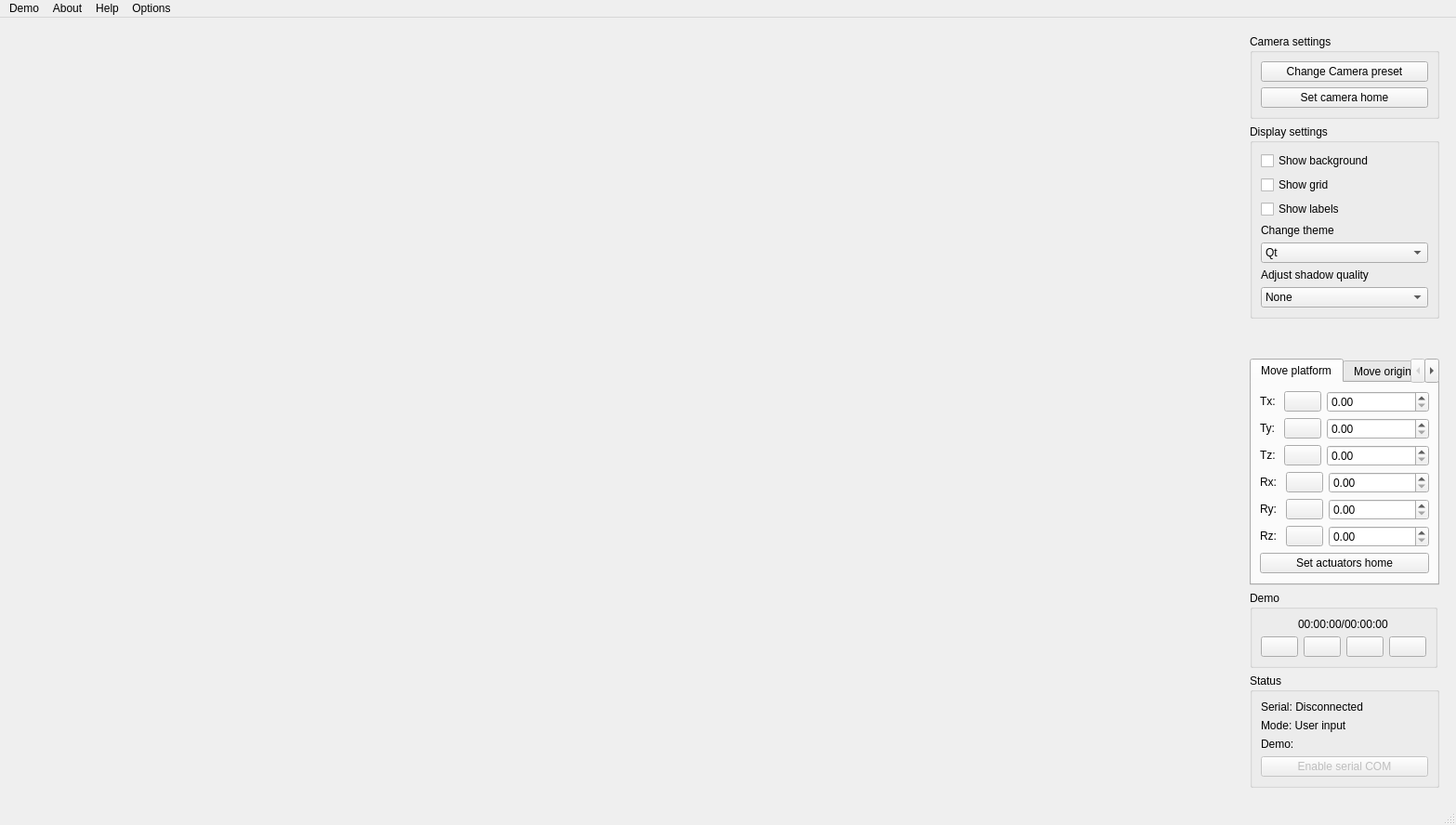
<?xml version="1.0" encoding="UTF-8"?>
<ui version="4.0">
 <class>MainWindow</class>
 <widget class="QMainWindow" name="MainWindow">
  <property name="geometry">
   <rect>
    <x>0</x>
    <y>0</y>
    <width>1567</width>
    <height>888</height>
   </rect>
  </property>
  <property name="sizePolicy">
   <sizepolicy hsizetype="Preferred" vsizetype="Fixed">
    <horstretch>0</horstretch>
    <verstretch>0</verstretch>
   </sizepolicy>
  </property>
  <property name="windowTitle">
   <string>MainWindow</string>
  </property>
  <property name="windowOpacity">
   <double>1.000000000000000</double>
  </property>
  <widget class="QWidget" name="centralwidget">
   <layout class="QHBoxLayout" name="horizontalLayout_5">
    <item>
     <widget class="QFrame" name="graphFrame">
      <property name="sizePolicy">
       <sizepolicy hsizetype="Expanding" vsizetype="Preferred">
        <horstretch>0</horstretch>
        <verstretch>0</verstretch>
       </sizepolicy>
      </property>
      <layout class="QVBoxLayout" name="graph_layout">
       <property name="spacing">
        <number>1</number>
       </property>
       <property name="sizeConstraint">
        <enum>QLayout::SetMaximumSize</enum>
       </property>
      </layout>
     </widget>
    </item>
    <item>
     <widget class="QFrame" name="interfaceFrame">
      <property name="sizePolicy">
       <sizepolicy hsizetype="Minimum" vsizetype="Expanding">
        <horstretch>0</horstretch>
        <verstretch>0</verstretch>
       </sizepolicy>
      </property>
      <layout class="QVBoxLayout" name="interface_layout">
       <property name="sizeConstraint">
        <enum>QLayout::SetMinimumSize</enum>
       </property>
       <item>
        <widget class="QGroupBox" name="verticalGroupBox">
         <property name="sizePolicy">
          <sizepolicy hsizetype="Preferred" vsizetype="Fixed">
           <horstretch>0</horstretch>
           <verstretch>0</verstretch>
          </sizepolicy>
         </property>
         <property name="title">
          <string>Camera settings</string>
         </property>
         <layout class="QVBoxLayout" name="verticalLayout_6">
          <item>
           <widget class="QPushButton" name="cameraPresetButton">
            <property name="sizePolicy">
             <sizepolicy hsizetype="Minimum" vsizetype="Fixed">
              <horstretch>0</horstretch>
              <verstretch>0</verstretch>
             </sizepolicy>
            </property>
            <property name="text">
             <string>Change Camera preset</string>
            </property>
           </widget>
          </item>
          <item>
           <widget class="QPushButton" name="cameraHomeButton">
            <property name="text">
             <string>Set camera home</string>
            </property>
           </widget>
          </item>
         </layout>
        </widget>
       </item>
       <item alignment="Qt::AlignTop">
        <widget class="QGroupBox" name="Displaysettings">
         <property name="acceptDrops">
          <bool>false</bool>
         </property>
         <property name="title">
          <string>Display settings</string>
         </property>
         <layout class="QVBoxLayout" name="verticalLayout_5">
          <item>
           <widget class="QCheckBox" name="backgroundCheckBox">
            <property name="enabled">
             <bool>true</bool>
            </property>
            <property name="text">
             <string>Show background</string>
            </property>
           </widget>
          </item>
          <item>
           <widget class="QCheckBox" name="gridCheckBox">
            <property name="enabled">
             <bool>true</bool>
            </property>
            <property name="text">
             <string>Show grid</string>
            </property>
            <property name="checkable">
             <bool>true</bool>
            </property>
           </widget>
          </item>
          <item>
           <widget class="QCheckBox" name="labelCheckBox">
            <property name="enabled">
             <bool>true</bool>
            </property>
            <property name="text">
             <string>Show labels</string>
            </property>
           </widget>
          </item>
          <item>
           <widget class="QLabel" name="changeThemeLabel">
            <property name="sizePolicy">
             <sizepolicy hsizetype="Minimum" vsizetype="Fixed">
              <horstretch>0</horstretch>
              <verstretch>0</verstretch>
             </sizepolicy>
            </property>
            <property name="text">
             <string>Change theme</string>
            </property>
           </widget>
          </item>
          <item>
           <widget class="QComboBox" name="themeListComboBox">
            <property name="sizePolicy">
             <sizepolicy hsizetype="Minimum" vsizetype="Fixed">
              <horstretch>0</horstretch>
              <verstretch>0</verstretch>
             </sizepolicy>
            </property>
            <property name="currentIndex">
             <number>0</number>
            </property>
            <item>
             <property name="text">
              <string>Qt</string>
             </property>
            </item>
            <item>
             <property name="text">
              <string>Army Blue</string>
             </property>
            </item>
            <item>
             <property name="text">
              <string>Ebony</string>
             </property>
            </item>
           </widget>
          </item>
          <item>
           <widget class="QLabel" name="shadowQualityLabel">
            <property name="sizePolicy">
             <sizepolicy hsizetype="Minimum" vsizetype="Fixed">
              <horstretch>0</horstretch>
              <verstretch>0</verstretch>
             </sizepolicy>
            </property>
            <property name="text">
             <string>Adjust shadow quality</string>
            </property>
           </widget>
          </item>
          <item>
           <widget class="QComboBox" name="shadowQualityComboBox">
            <property name="currentIndex">
             <number>0</number>
            </property>
            <item>
             <property name="text">
              <string>None</string>
             </property>
            </item>
            <item>
             <property name="text">
              <string>low</string>
             </property>
            </item>
            <item>
             <property name="text">
              <string>medium</string>
             </property>
            </item>
            <item>
             <property name="text">
              <string>high</string>
             </property>
            </item>
            <item>
             <property name="text">
              <string>low soft</string>
             </property>
            </item>
            <item>
             <property name="text">
              <string>medium soft</string>
             </property>
            </item>
            <item>
             <property name="text">
              <string>high soft</string>
             </property>
            </item>
           </widget>
          </item>
         </layout>
        </widget>
       </item>
       <item>
        <widget class="QTabWidget" name="verticalTabWidget">
         <property name="sizePolicy">
          <sizepolicy hsizetype="Preferred" vsizetype="Fixed">
           <horstretch>0</horstretch>
           <verstretch>0</verstretch>
          </sizepolicy>
         </property>
         <property name="currentIndex">
          <number>0</number>
         </property>
         <widget class="QWidget" name="verticalTabWidgetPage1">
          <attribute name="title">
           <string>Move platform</string>
          </attribute>
          <layout class="QVBoxLayout" name="verticalLayout_2">
           <item>
            <layout class="QHBoxLayout" name="horizontalLayout">
             <item>
              <widget class="QLabel" name="xLabel">
               <property name="sizePolicy">
                <sizepolicy hsizetype="Fixed" vsizetype="Fixed">
                 <horstretch>0</horstretch>
                 <verstretch>0</verstretch>
                </sizepolicy>
               </property>
               <property name="text">
                <string>Tx: </string>
               </property>
              </widget>
             </item>
             <item>
              <widget class="QPushButton" name="xResetButton">
               <property name="sizePolicy">
                <sizepolicy hsizetype="Fixed" vsizetype="Fixed">
                 <horstretch>0</horstretch>
                 <verstretch>0</verstretch>
                </sizepolicy>
               </property>
               <property name="text">
                <string/>
               </property>
               <property name="checkable">
                <bool>true</bool>
               </property>
              </widget>
             </item>
             <item>
              <widget class="QDoubleSpinBox" name="xSpinbox">
               <property name="sizePolicy">
                <sizepolicy hsizetype="Preferred" vsizetype="Fixed">
                 <horstretch>0</horstretch>
                 <verstretch>0</verstretch>
                </sizepolicy>
               </property>
              </widget>
             </item>
            </layout>
           </item>
           <item>
            <layout class="QHBoxLayout" name="yLayout">
             <property name="sizeConstraint">
              <enum>QLayout::SetFixedSize</enum>
             </property>
             <item>
              <widget class="QLabel" name="yLabel">
               <property name="sizePolicy">
                <sizepolicy hsizetype="Fixed" vsizetype="Fixed">
                 <horstretch>0</horstretch>
                 <verstretch>0</verstretch>
                </sizepolicy>
               </property>
               <property name="text">
                <string>Ty: </string>
               </property>
              </widget>
             </item>
             <item>
              <widget class="QPushButton" name="yResetButton">
               <property name="sizePolicy">
                <sizepolicy hsizetype="Fixed" vsizetype="Fixed">
                 <horstretch>0</horstretch>
                 <verstretch>0</verstretch>
                </sizepolicy>
               </property>
               <property name="text">
                <string/>
               </property>
               <property name="checkable">
                <bool>true</bool>
               </property>
              </widget>
             </item>
             <item>
              <widget class="QDoubleSpinBox" name="ySpinbox">
               <property name="sizePolicy">
                <sizepolicy hsizetype="Preferred" vsizetype="Fixed">
                 <horstretch>0</horstretch>
                 <verstretch>0</verstretch>
                </sizepolicy>
               </property>
              </widget>
             </item>
            </layout>
           </item>
           <item>
            <layout class="QHBoxLayout" name="zLayout">
             <item>
              <widget class="QLabel" name="zLabel">
               <property name="sizePolicy">
                <sizepolicy hsizetype="Fixed" vsizetype="Fixed">
                 <horstretch>0</horstretch>
                 <verstretch>0</verstretch>
                </sizepolicy>
               </property>
               <property name="text">
                <string>Tz: </string>
               </property>
              </widget>
             </item>
             <item>
              <widget class="QPushButton" name="zResetButton">
               <property name="sizePolicy">
                <sizepolicy hsizetype="Fixed" vsizetype="Fixed">
                 <horstretch>0</horstretch>
                 <verstretch>0</verstretch>
                </sizepolicy>
               </property>
               <property name="text">
                <string/>
               </property>
               <property name="checkable">
                <bool>true</bool>
               </property>
              </widget>
             </item>
             <item>
              <widget class="QDoubleSpinBox" name="zSpinbox">
               <property name="sizePolicy">
                <sizepolicy hsizetype="Preferred" vsizetype="Fixed">
                 <horstretch>0</horstretch>
                 <verstretch>0</verstretch>
                </sizepolicy>
               </property>
              </widget>
             </item>
            </layout>
           </item>
           <item>
            <layout class="QHBoxLayout" name="rxLayout">
             <item>
              <widget class="QLabel" name="rxLabel">
               <property name="sizePolicy">
                <sizepolicy hsizetype="Fixed" vsizetype="Fixed">
                 <horstretch>0</horstretch>
                 <verstretch>0</verstretch>
                </sizepolicy>
               </property>
               <property name="text">
                <string>Rx: </string>
               </property>
              </widget>
             </item>
             <item>
              <widget class="QPushButton" name="rxResetButton">
               <property name="sizePolicy">
                <sizepolicy hsizetype="Fixed" vsizetype="Fixed">
                 <horstretch>0</horstretch>
                 <verstretch>0</verstretch>
                </sizepolicy>
               </property>
               <property name="text">
                <string/>
               </property>
               <property name="checkable">
                <bool>true</bool>
               </property>
              </widget>
             </item>
             <item>
              <widget class="QDoubleSpinBox" name="rxSpinbox">
               <property name="sizePolicy">
                <sizepolicy hsizetype="Preferred" vsizetype="Fixed">
                 <horstretch>0</horstretch>
                 <verstretch>0</verstretch>
                </sizepolicy>
               </property>
              </widget>
             </item>
            </layout>
           </item>
           <item>
            <layout class="QHBoxLayout" name="ryLayout">
             <item>
              <widget class="QLabel" name="ryLabel">
               <property name="sizePolicy">
                <sizepolicy hsizetype="Fixed" vsizetype="Fixed">
                 <horstretch>0</horstretch>
                 <verstretch>0</verstretch>
                </sizepolicy>
               </property>
               <property name="text">
                <string>Ry: </string>
               </property>
              </widget>
             </item>
             <item>
              <widget class="QPushButton" name="ryResetButton">
               <property name="sizePolicy">
                <sizepolicy hsizetype="Fixed" vsizetype="Fixed">
                 <horstretch>0</horstretch>
                 <verstretch>0</verstretch>
                </sizepolicy>
               </property>
               <property name="text">
                <string/>
               </property>
               <property name="checkable">
                <bool>true</bool>
               </property>
              </widget>
             </item>
             <item>
              <widget class="QDoubleSpinBox" name="rySpinbox">
               <property name="sizePolicy">
                <sizepolicy hsizetype="Preferred" vsizetype="Fixed">
                 <horstretch>0</horstretch>
                 <verstretch>0</verstretch>
                </sizepolicy>
               </property>
              </widget>
             </item>
            </layout>
           </item>
           <item>
            <layout class="QHBoxLayout" name="rzLayout">
             <item>
              <widget class="QLabel" name="rzLabel">
               <property name="sizePolicy">
                <sizepolicy hsizetype="Fixed" vsizetype="Fixed">
                 <horstretch>0</horstretch>
                 <verstretch>0</verstretch>
                </sizepolicy>
               </property>
               <property name="text">
                <string>Rz: </string>
               </property>
              </widget>
             </item>
             <item>
              <widget class="QPushButton" name="rzResetButton">
               <property name="sizePolicy">
                <sizepolicy hsizetype="Fixed" vsizetype="Fixed">
                 <horstretch>0</horstretch>
                 <verstretch>0</verstretch>
                </sizepolicy>
               </property>
               <property name="text">
                <string/>
               </property>
               <property name="checkable">
                <bool>true</bool>
               </property>
              </widget>
             </item>
             <item>
              <widget class="QDoubleSpinBox" name="rzSpinbox">
               <property name="sizePolicy">
                <sizepolicy hsizetype="Preferred" vsizetype="Fixed">
                 <horstretch>0</horstretch>
                 <verstretch>0</verstretch>
                </sizepolicy>
               </property>
              </widget>
             </item>
            </layout>
           </item>
           <item>
            <widget class="QPushButton" name="actuatorsHomeButton">
             <property name="sizePolicy">
              <sizepolicy hsizetype="Minimum" vsizetype="Fixed">
               <horstretch>0</horstretch>
               <verstretch>0</verstretch>
              </sizepolicy>
             </property>
             <property name="text">
              <string>Set actuators home</string>
             </property>
             <property name="checkable">
              <bool>true</bool>
             </property>
            </widget>
           </item>
          </layout>
         </widget>
         <widget class="QWidget" name="tab">
          <attribute name="title">
           <string>Move origin</string>
          </attribute>
         </widget>
         <widget class="QWidget" name="tab_2">
          <attribute name="title">
           <string>Log</string>
          </attribute>
          <widget class="QPlainTextEdit" name="log">
           <property name="geometry">
            <rect>
             <x>-40</x>
             <y>20</y>
             <width>256</width>
             <height>192</height>
            </rect>
           </property>
           <property name="sizePolicy">
            <sizepolicy hsizetype="Fixed" vsizetype="Fixed">
             <horstretch>0</horstretch>
             <verstretch>0</verstretch>
            </sizepolicy>
           </property>
          </widget>
         </widget>
        </widget>
       </item>
       <item>
        <widget class="QGroupBox" name="verticalGroupBox">
         <property name="sizePolicy">
          <sizepolicy hsizetype="Fixed" vsizetype="Fixed">
           <horstretch>0</horstretch>
           <verstretch>0</verstretch>
          </sizepolicy>
         </property>
         <property name="title">
          <string>Demo</string>
         </property>
         <layout class="QVBoxLayout" name="verticalLayout_3">
          <item alignment="Qt::AlignHCenter">
           <widget class="QLabel" name="timeLabel">
            <property name="sizePolicy">
             <sizepolicy hsizetype="Fixed" vsizetype="Fixed">
              <horstretch>0</horstretch>
              <verstretch>0</verstretch>
             </sizepolicy>
            </property>
            <property name="text">
             <string>00:00:00/00:00:00</string>
            </property>
           </widget>
          </item>
          <item>
           <layout class="QHBoxLayout" name="playPauseStopRecordLayout">
            <property name="sizeConstraint">
             <enum>QLayout::SetFixedSize</enum>
            </property>
            <item>
             <widget class="QPushButton" name="recordButton">
              <property name="text">
               <string/>
              </property>
              <property name="checkable">
               <bool>true</bool>
              </property>
             </widget>
            </item>
            <item>
             <widget class="QPushButton" name="playButton">
              <property name="text">
               <string/>
              </property>
              <property name="checkable">
               <bool>true</bool>
              </property>
             </widget>
            </item>
            <item>
             <widget class="QPushButton" name="pauseButton">
              <property name="text">
               <string/>
              </property>
              <property name="checkable">
               <bool>true</bool>
              </property>
             </widget>
            </item>
            <item>
             <widget class="QPushButton" name="stopButton">
              <property name="text">
               <string/>
              </property>
             </widget>
            </item>
           </layout>
          </item>
         </layout>
        </widget>
       </item>
       <item>
        <widget class="QGroupBox" name="verticalGroupBox">
         <property name="sizePolicy">
          <sizepolicy hsizetype="Preferred" vsizetype="Fixed">
           <horstretch>0</horstretch>
           <verstretch>0</verstretch>
          </sizepolicy>
         </property>
         <property name="title">
          <string>Status</string>
         </property>
         <layout class="QVBoxLayout" name="verticalLayout">
          <item alignment="Qt::AlignTop">
           <widget class="QLabel" name="labelSerialStatus">
            <property name="text">
             <string>Serial: Disconnected</string>
            </property>
           </widget>
          </item>
          <item alignment="Qt::AlignTop">
           <widget class="QLabel" name="labelModeStatus">
            <property name="text">
             <string>Mode: User input</string>
            </property>
           </widget>
          </item>
          <item>
           <widget class="QLabel" name="labelDemoPlaying">
            <property name="text">
             <string>Demo: </string>
            </property>
           </widget>
          </item>
          <item>
           <widget class="QPushButton" name="enableComButton">
            <property name="enabled">
             <bool>false</bool>
            </property>
            <property name="text">
             <string>Enable serial COM</string>
            </property>
            <property name="checkable">
             <bool>true</bool>
            </property>
           </widget>
          </item>
         </layout>
        </widget>
       </item>
      </layout>
     </widget>
    </item>
   </layout>
  </widget>
  <widget class="QMenuBar" name="menubar">
   <property name="geometry">
    <rect>
     <x>0</x>
     <y>0</y>
     <width>1567</width>
     <height>21</height>
    </rect>
   </property>
   <widget class="QMenu" name="menuFIle">
    <property name="title">
     <string>Demo</string>
    </property>
    <widget class="QMenu" name="menuLoad_Demo">
     <property name="title">
      <string>Load Demo</string>
     </property>
     <addaction name="actiondemo1"/>
     <addaction name="actiondemo2"/>
     <addaction name="actiondemo3"/>
     <addaction name="actiondemo4"/>
     <addaction name="actiondemo5"/>
     <addaction name="actiondemo6"/>
     <addaction name="actionLoad_from_file"/>
    </widget>
    <addaction name="separator"/>
    <addaction name="menuLoad_Demo"/>
    <addaction name="actionSet_recording_destination"/>
   </widget>
   <widget class="QMenu" name="menuAbout">
    <property name="title">
     <string>About</string>
    </property>
   </widget>
   <widget class="QMenu" name="menuHelp">
    <property name="title">
     <string>Help</string>
    </property>
   </widget>
   <widget class="QMenu" name="menuOptions">
    <property name="title">
     <string>Options</string>
    </property>
    <addaction name="actionSelect_COM_port"/>
   </widget>
   <addaction name="menuFIle"/>
   <addaction name="menuAbout"/>
   <addaction name="menuHelp"/>
   <addaction name="menuOptions"/>
  </widget>
  <widget class="QStatusBar" name="statusbar"/>
  <action name="actiondemo1">
   <property name="text">
    <string>demo1</string>
   </property>
  </action>
  <action name="actiondemo2">
   <property name="text">
    <string>demo2</string>
   </property>
  </action>
  <action name="actiondemo3">
   <property name="text">
    <string>demo3</string>
   </property>
  </action>
  <action name="actiondemo4">
   <property name="text">
    <string>demo4</string>
   </property>
  </action>
  <action name="actiondemo5">
   <property name="text">
    <string>demo5</string>
   </property>
  </action>
  <action name="actiondemo6">
   <property name="text">
    <string>demo6</string>
   </property>
  </action>
  <action name="actionLoad_from_file">
   <property name="text">
    <string>Load from file</string>
   </property>
  </action>
  <action name="actionSet_recording_destination">
   <property name="text">
    <string>Set recording destination</string>
   </property>
  </action>
  <action name="actionSelect_COM_port">
   <property name="text">
    <string>Select COM port</string>
   </property>
  </action>
 </widget>
 <resources/>
 <connections/>
</ui>
